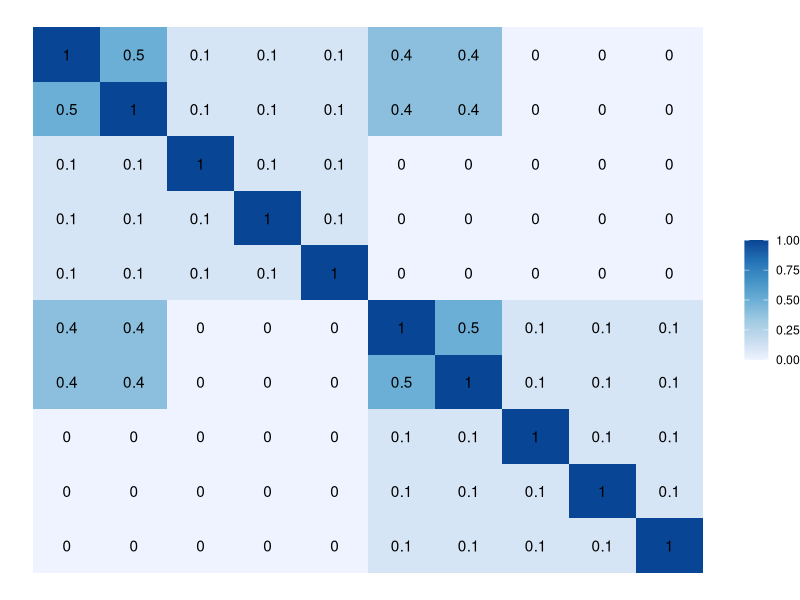
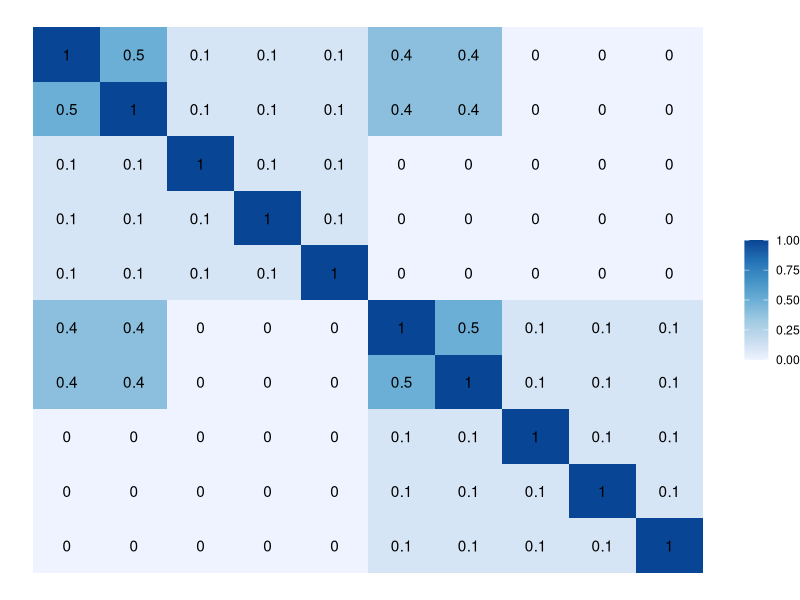

Source code (R) for these figures, in order:
library(tidyverse)

n_col_X <- 5
n_col_Y <- 5
n_signif_X <- 2
n_signif_Y <- 2
n_col <- n_col_X + n_col_Y
cor_btwn <- 0.4
cor_wthn <- 0.1

# generate the correlation matrix of matrix [X | Y]
Sigma <- matrix(0, n_col, n_col)
Sigma[1:n_col_X, 1:n_col_X] <- cor_wthn
Sigma[(n_col_X+1):n_col, (n_col_X+1):n_col] <- cor_wthn
Sigma[1:n_signif_X, (n_col_X+1):(n_col_X+n_signif_Y)] <- cor_btwn
Sigma[(n_col_X+1):(n_col_X+n_signif_Y), 1:n_signif_X] <- cor_btwn
Sigma[1:n_signif_X, 1:n_signif_X] <- Sigma[1:n_signif_X, 1:n_signif_X] + cor_btwn
Sigma[(n_col_X+1):(n_col_X+n_signif_Y), (n_col_X+1):(n_col_X+n_signif_Y)] <- Sigma[(n_col_X+1):(n_col_X+n_signif_Y), (n_col_X+1):(n_col_X+n_signif_Y)] + cor_btwn
diag(Sigma) <- 1

Sigma_df <- as_data_frame(Sigma) %>%
  mutate(y = 1:n_col) %>%
  gather(x, value, -y) %>%
  mutate(x = as.numeric(gsub("V", "", x)))

Sigma_df %>% ggplot(aes(x, y)) +
  geom_tile(aes(fill = value)) +
  geom_text(aes(label = value)) +
  scale_y_reverse() +
  scale_fill_distiller(palette = "Blues", direction = 1) +
  theme_void() +
  theme(legend.title = element_blank())

ggsave("Sigma.pdf")
